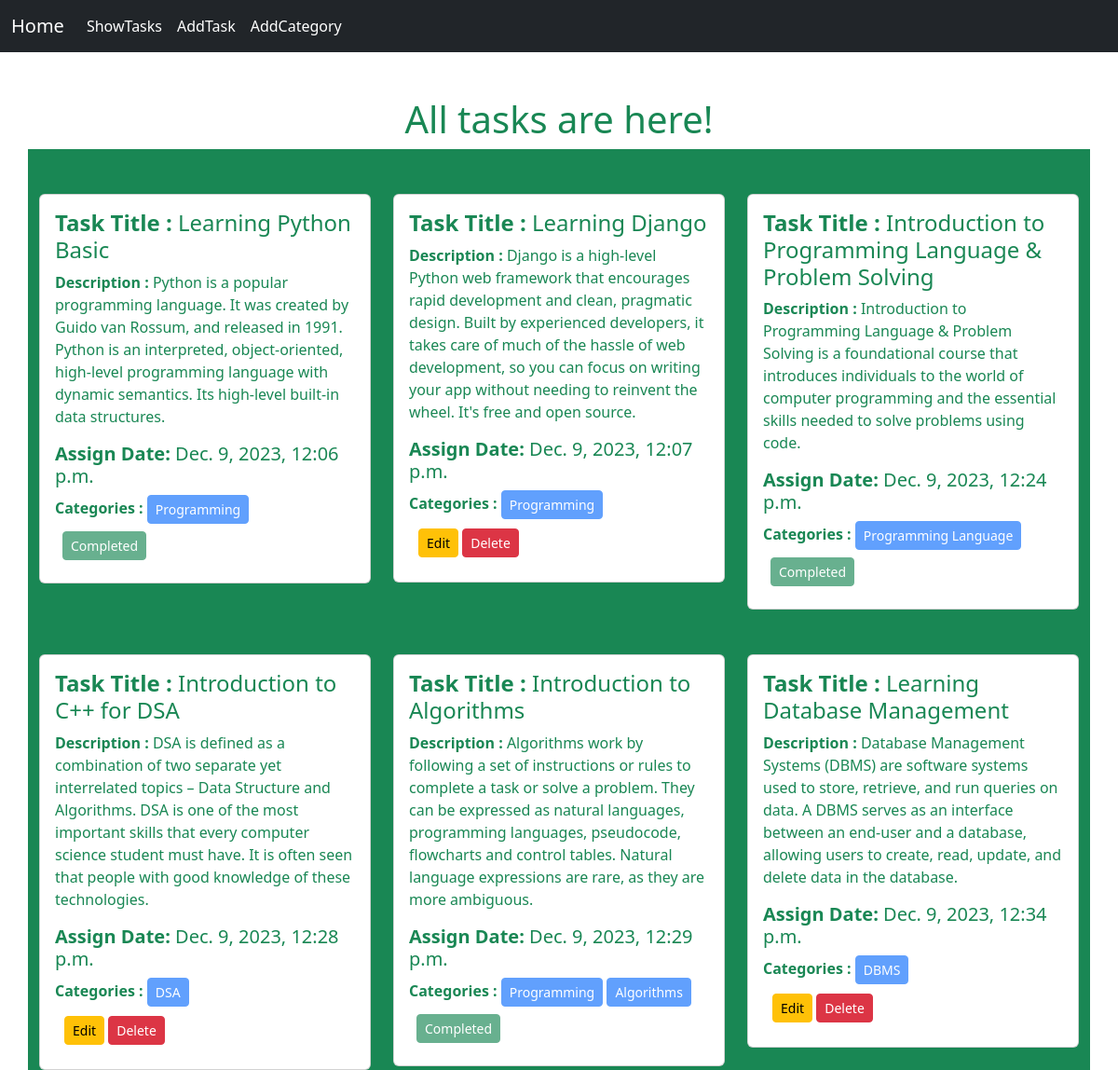
Screenshot of /show_task/ with the database file from the repository.
### Task/models.py (models this page shows, shortened)
class TaskModel(models.Model):
    task_title=models.CharField(max_length=100)
    task_description=models.TextField()
    is_completed=models.BooleanField()
    assign_date=models.DateTimeField(auto_now_add=True)
    category=models.ManyToManyField(CategoryModel)

### Category/models.py (models this page shows, shortened)
class CategoryModel(models.Model):
    category_name=models.CharField(max_length=60)

### TaskManagementSystem/views.py (the view)
# urls.py: path('show_task/', views.show_task, name='show_task'),
def show_task(request):
    data = TaskModel.objects.all()
    return render(request, 'show_tasks.html', {'data': data})

### templates/show_tasks.html (shortened to what this page needs)
{% extends "base.html" %}
{% load crispy_forms_tags %}
{% block content %}
<div class="container">
    <div class="container text-center mt-5 text-success">
        <h1>All tasks are here!</h1>
    </div>
    <div class="row bg-success">
        {% for i in data %}
        <div class="col-sm-4 md-sm-6">
            <div class="card mt-5">
                <div class="card-body text-success">
                    <h4 class="card-title"> <b>Task Title :</b> {{i.task_title}}</h4>
                    <p class="card-text"> <b>Description :</b> {{i.task_description}}</p>
                    <h5 class="card-title"> <b>Assign Date: </b>{{i.assign_date}}</h5>
                    <div>
                        <b>Categories :</b>
                        {% for j in i.category.all %}
                        <button class="btn btn-primary  btn-sm" disabled>{{j.category_name}}</button>
                        {% endfor %}
                    </div>
                    {% if i.is_completed %}
                    <button  class="btn btn-success m-2 btn-sm" disabled>Completed</button>
                    {% else %}
                    <div style="padding: 10px;">
                        <a href="{% url 'edit_task' i.id %}" class="btn btn-warning btn-sm"> Edit </a>
                        <a href="{% url 'delete_task' i.id %}" class="btn btn-danger btn-sm"> Delete </a>
                    </div>
                    {% endif %}
                </div>
            </div>
        </div>
    {% endfor %}
    </div>
</div>
{% endblock %}

### templates/base.html (shortened to what this page needs)
<html lang="en">
  <head>
    <link href="https://cdn.jsdelivr.net/npm/bootstrap@5.3.2/dist/css/bootstrap.min.css" rel="stylesheet">
  </head>
  <body>
    <section>
        <nav class="navbar navbar-expand-lg bg-dark">
            <div class="container-fluid">
              <a class="navbar-brand text-white" href="/">Home</a>
              <div class="collapse navbar-collapse" id="navbarSupportedContent">
                <ul class="navbar-nav me-auto mb-2 mb-lg-0">
                  <li class="nav-item">
                    <a class="nav-link active text-white" aria-current="page" href="{% url 'show_task' %}">ShowTasks </a>
                  </li>
                  <li class="nav-item">
                    <a class="nav-link text-white" href="{% url 'add_task' %}">AddTask</a>
                  </li>
                  <li class="nav-item">
                    <a class="nav-link text-white" href="{% url 'add_category' %}">AddCategory</a>
                  </li>
                </ul>
              </div>
            </div>
          </nav>
    </section>
    {% block content %}{% endblock content %}
  </body>
</html>

### rows the page displays
TaskModel: task_title "Learning Python Basic", task_description "Python is a popular programming language. It was created by Guido van Rossum, and released in 1991. Python is an interpreted, object-oriented, high-level programming language with dynamic semantics. Its high-level built-in data structures.", assign_date "Dec. 9, 2023, 12:06 p.m.", is_completed "Completed"
CategoryModel: category_name "Programming"
TaskModel: task_title "Learning Django", task_description "Django is a high-level Python web framework that encourages rapid development and clean, pragmatic design. Built by experienced developers, it takes care of much of the hassle of web development, so you can focus on writing your app without needing to reinvent the wheel. It's free and open source.", assign_date "Dec. 9, 2023, 12:07 p.m.", is_completed "Edit"
TaskModel: task_title "Introduction to Programming Language & Problem Solving", task_description "Introduction to Programming Language & Problem Solving is a foundational course that introduces individuals to the world of computer programming and the essential skills needed to solve problems using code.", assign_date "Dec. 9, 2023, 12:24 p.m.", is_completed "Completed"
CategoryModel: category_name "Programming Language"
TaskModel: task_title "Introduction to C++ for DSA", task_description "DSA is defined as a combination of two separate yet interrelated topics – Data Structure and Algorithms. DSA is one of the most important skills that every computer science student must have. It is often seen that people with good knowledge of these technologies.", assign_date "Dec. 9, 2023, 12:28 p.m.", is_completed "Edit"
CategoryModel: category_name "DSA"
TaskModel: task_title "Introduction to Algorithms", task_description "Algorithms work by following a set of instructions or rules to complete a task or solve a problem. They can be expressed as natural languages, programming languages, pseudocode, flowcharts and control tables. Natural language expressions are rare, as they are more ambiguous.", assign_date "Dec. 9, 2023, 12:29 p.m.", is_completed "Completed"
CategoryModel: category_name "Algorithms"
TaskModel: task_title "Learning Database Management", task_description "Database Management Systems (DBMS) are software systems used to store, retrieve, and run queries on data. A DBMS serves as an interface between an end-user and a database, allowing users to create, read, update, and delete data in the database.", assign_date "Dec. 9, 2023, 12:34 p.m.", is_completed "Edit"
CategoryModel: category_name "DBMS"
